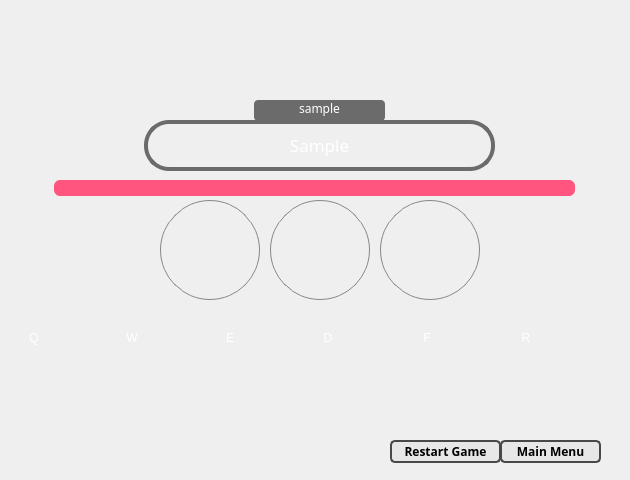
    <widget class="QWidget" name="page_1_in_game">
     <widget class="QFrame" name="frame_1">
      <property name="geometry">
       <rect>
        <x>0</x>
        <y>250</y>
        <width>621</width>
        <height>221</height>
       </rect>
      </property>
      <property name="frameShape">
       <enum>QFrame::NoFrame</enum>
      </property>
      <property name="frameShadow">
       <enum>QFrame::Raised</enum>
      </property>
      <widget class="QLabel" name="label_skills">
       <property name="geometry">
        <rect>
         <x>10</x>
         <y>70</y>
         <width>601</width>
         <height>151</height>
        </rect>
       </property>
       <property name="styleSheet">
        <string notr="true">background-color: rgb(0,0,0,0);</string>
       </property>
       <property name="text">
        <string/>
       </property>
       <property name="pixmap">
        <pixmap resource="pic.qrc">:/image/skills1.png</pixmap>
       </property>
       <property name="scaledContents">
        <bool>false</bool>
       </property>
      </widget>
      <widget class="QPushButton" name="pushButton_restart_game">
       <property name="geometry">
        <rect>
         <x>390</x>
         <y>190</y>
         <width>111</width>
         <height>23</height>
        </rect>
       </property>
       <property name="font">
        <font>
         <family>Lucida Sans</family>
         <pointsize>9</pointsize>
         <weight>75</weight>
         <bold>true</bold>
        </font>
       </property>
       <property name="cursor">
        <cursorShape>PointingHandCursor</cursorShape>
       </property>
       <property name="contextMenuPolicy">
        <enum>Qt::NoContextMenu</enum>
       </property>
       <property name="styleSheet">
        <string notr="true">QPushButton{
background-color: rgb(231, 231, 231);
border:2px solid #484848;
border-radius:5px;
}
QPushButton:hover
{
background-color:  rgb(201, 244, 255);
border:2px solid #484848;
border-radius:5px;
}



</string>
       </property>
       <property name="text">
        <string>Restart Game</string>
       </property>
      </widget>
      <widget class="QPushButton" name="pushButton_main_menu">
       <property name="geometry">
        <rect>
         <x>500</x>
         <y>190</y>
         <width>101</width>
         <height>23</height>
        </rect>
       </property>
       <property name="font">
        <font>
         <family>Lucida Sans</family>
         <pointsize>9</pointsize>
         <weight>75</weight>
         <bold>true</bold>
        </font>
       </property>
       <property name="cursor">
        <cursorShape>PointingHandCursor</cursorShape>
       </property>
       <property name="contextMenuPolicy">
        <enum>Qt::NoContextMenu</enum>
       </property>
       <property name="styleSheet">
        <string notr="true">QPushButton{
background-color: rgb(231, 231, 231);
border:2px solid #484848;
border-radius:5px;
}
QPushButton:hover
{
background-color:  rgb(201, 244, 255);
border:2px solid #484848;
border-radius:5px;
}



</string>
       </property>
       <property name="text">
        <string>Main Menu</string>
       </property>
       <property name="checkable">
        <bool>false</bool>
       </property>
       <property name="checked">
        <bool>false</bool>
       </property>
      </widget>
      <widget class="QLabel" name="label_spell1">
       <property name="geometry">
        <rect>
         <x>330</x>
         <y>92</y>
         <width>72</width>
         <height>74</height>
        </rect>
       </property>
       <property name="sizePolicy">
        <sizepolicy hsizetype="Preferred" vsizetype="Preferred">
         <horstretch>0</horstretch>
         <verstretch>0</verstretch>
        </sizepolicy>
       </property>
       <property name="styleSheet">
        <string notr="true">border: 0px</string>
       </property>
       <property name="text">
        <string/>
       </property>
       <property name="pixmap">
        <pixmap resource="pic.qrc">:/image/skills2.png</pixmap>
       </property>
       <property name="scaledContents">
        <bool>true</bool>
       </property>
       <property name="textInteractionFlags">
        <set>Qt::LinksAccessibleByMouse</set>
       </property>
      </widget>
      <widget class="QLabel" name="label_spell2">
       <property name="geometry">
        <rect>
         <x>429</x>
         <y>92</y>
         <width>72</width>
         <height>74</height>
        </rect>
       </property>
       <property name="sizePolicy">
        <sizepolicy hsizetype="Preferred" vsizetype="Preferred">
         <horstretch>0</horstretch>
         <verstretch>0</verstretch>
        </sizepolicy>
       </property>
       <property name="styleSheet">
        <string notr="true">border: 0px</string>
       </property>
       <property name="text">
        <string/>
       </property>
       <property name="pixmap">
        <pixmap resource="pic.qrc">:/image/skills2.png</pixmap>
       </property>
       <property name="scaledContents">
        <bool>true</bool>
       </property>
       <property name="textInteractionFlags">
        <set>Qt::LinksAccessibleByMouse</set>
       </property>
      </widget>
      <widget class="QLabel" name="label_Q">
       <property name="geometry">
        <rect>
         <x>26</x>
         <y>80</y>
         <width>16</width>
         <height>16</height>
        </rect>
       </property>
       <property name="styleSheet">
        <string notr="true">font: 75 9pt &quot;Microsoft YaHei UI&quot;;
border: 0px;
color: rgb(255, 255, 255 );
background-color: rgb(0,0,0,0);</string>
       </property>
       <property name="text">
        <string>Q</string>
       </property>
       <property name="textFormat">
        <enum>Qt::PlainText</enum>
       </property>
       <property name="alignment">
        <set>Qt::AlignCenter</set>
       </property>
      </widget>
      <widget class="QLabel" name="label_W">
       <property name="geometry">
        <rect>
         <x>124</x>
         <y>80</y>
         <width>16</width>
         <height>16</height>
        </rect>
       </property>
       <property name="styleSheet">
        <string notr="true">font: 75 9pt &quot;Microsoft YaHei UI&quot;;
border: 0px;
color: rgb(255, 255, 255 );
background-color: rgb(0,0,0,0);</string>
       </property>
       <property name="text">
        <string>W</string>
       </property>
       <property name="textFormat">
        <enum>Qt::PlainText</enum>
       </property>
       <property name="alignment">
        <set>Qt::AlignCenter</set>
       </property>
      </widget>
      <widget class="QLabel" name="label_E">
       <property name="geometry">
        <rect>
         <x>222</x>
         <y>80</y>
         <width>16</width>
         <height>16</height>
        </rect>
       </property>
       <property name="styleSheet">
        <string notr="true">font: 75 9pt &quot;Microsoft YaHei UI&quot;;
border: 0px;
color: rgb(255, 255, 255 );
background-color: rgb(0,0,0,0);</string>
       </property>
       <property name="text">
        <string>E</string>
       </property>
       <property name="textFormat">
        <enum>Qt::PlainText</enum>
       </property>
       <property name="alignment">
        <set>Qt::AlignCenter</set>
       </property>
      </widget>
      <widget class="QLabel" name="label_R">
       <property name="geometry">
        <rect>
         <x>518</x>
         <y>80</y>
         <width>16</width>
         <height>16</height>
        </rect>
       </property>
       <property name="styleSheet">
        <string notr="true">font: 75 9pt &quot;Microsoft YaHei UI&quot;;
border: 0px;
color: rgb(255, 255, 255 );
background-color: rgb(0,0,0,0);</string>
       </property>
       <property name="text">
        <string>R</string>
       </property>
       <property name="textFormat">
        <enum>Qt::PlainText</enum>
       </property>
       <property name="alignment">
        <set>Qt::AlignCenter</set>
       </property>
      </widget>
      <widget class="QLabel" name="label_D">
       <property name="geometry">
        <rect>
         <x>320</x>
         <y>80</y>
         <width>16</width>
         <height>16</height>
        </rect>
       </property>
       <property name="sizePolicy">
        <sizepolicy hsizetype="Fixed" vsizetype="Fixed">
         <horstretch>0</horstretch>
         <verstretch>0</verstretch>
        </sizepolicy>
       </property>
       <property name="styleSheet">
        <string notr="true">font: 75 9pt &quot;Microsoft YaHei UI&quot;;
border: 0px;
color: rgb(255, 255, 255 );
background-color: rgb(0,0,0,0);</string>
       </property>
       <property name="text">
        <string>D</string>
       </property>
       <property name="textFormat">
        <enum>Qt::PlainText</enum>
       </property>
       <property name="alignment">
        <set>Qt::AlignCenter</set>
       </property>
      </widget>
      <widget class="QLabel" name="label_F">
       <property name="geometry">
        <rect>
         <x>419</x>
         <y>80</y>
         <width>16</width>
         <height>16</height>
        </rect>
       </property>
       <property name="sizePolicy">
        <sizepolicy hsizetype="Fixed" vsizetype="Fixed">
         <horstretch>0</horstretch>
         <verstretch>0</verstretch>
        </sizepolicy>
       </property>
       <property name="styleSheet">
        <string notr="true">font: 75 9pt &quot;Microsoft YaHei UI&quot;;
border: 0px;
color: rgb(255, 255, 255 );
background-color: rgb(0,0,0,0);</string>
       </property>
       <property name="text">
        <string>F</string>
       </property>
       <property name="textFormat">
        <enum>Qt::PlainText</enum>
       </property>
       <property name="alignment">
        <set>Qt::AlignCenter</set>
       </property>
      </widget>
      <zorder>label_spell2</zorder>
      <zorder>label_spell1</zorder>
      <zorder>label_skills</zorder>
      <zorder>pushButton_restart_game</zorder>
      <zorder>pushButton_main_menu</zorder>
      <zorder>label_Q</zorder>
      <zorder>label_W</zorder>
      <zorder>label_E</zorder>
      <zorder>label_R</zorder>
      <zorder>label_D</zorder>
      <zorder>label_F</zorder>
     </widget>
     <widget class="QLabel" name="label_Cir_3">
      <property name="geometry">
       <rect>
        <x>160</x>
        <y>200</y>
        <width>100</width>
        <height>100</height>
       </rect>
      </property>
      <property name="styleSheet">
       <string notr="true"/>
      </property>
      <property name="frameShadow">
       <enum>QFrame::Plain</enum>
      </property>
      <property name="textFormat">
       <enum>Qt::RichText</enum>
      </property>
      <property name="scaledContents">
       <bool>true</bool>
      </property>
      <property name="margin">
       <number>1</number>
      </property>
     </widget>
     <widget class="QLabel" name="label_Cir_2">
      <property name="geometry">
       <rect>
        <x>270</x>
        <y>200</y>
        <width>100</width>
        <height>100</height>
       </rect>
      </property>
      <property name="styleSheet">
       <string notr="true"/>
      </property>
      <property name="frameShadow">
       <enum>QFrame::Plain</enum>
      </property>
      <property name="textFormat">
       <enum>Qt::RichText</enum>
      </property>
      <property name="scaledContents">
       <bool>true</bool>
      </property>
      <property name="margin">
       <number>1</number>
      </property>
     </widget>
     <widget class="QLabel" name="label_Cir_2_Margin">
      <property name="geometry">
       <rect>
        <x>270</x>
        <y>200</y>
        <width>100</width>
        <height>100</height>
       </rect>
      </property>
      <property name="styleSheet">
       <string notr="true">background-color:rgb(0,0,0, 0);

border:1px rgb(135, 135, 135);

border-style: solid;

border-radius: 50px;



</string>
      </property>
      <property name="frameShadow">
       <enum>QFrame::Plain</enum>
      </property>
      <property name="scaledContents">
       <bool>true</bool>
      </property>
      <property name="margin">
       <number>1</number>
      </property>
     </widget>
     <widget class="QLabel" name="label_Cir_1">
      <property name="geometry">
       <rect>
        <x>380</x>
        <y>200</y>
        <width>100</width>
        <height>100</height>
       </rect>
      </property>
      <property name="styleSheet">
       <string notr="true"/>
      </property>
      <property name="frameShadow">
       <enum>QFrame::Plain</enum>
      </property>
      <property name="textFormat">
       <enum>Qt::RichText</enum>
      </property>
      <property name="scaledContents">
       <bool>false</bool>
      </property>
      <property name="margin">
       <number>1</number>
      </property>
     </widget>
     <widget class="QLabel" name="label_Cir_1_Margin">
      <property name="geometry">
       <rect>
        <x>380</x>
        <y>200</y>
        <width>100</width>
        <height>100</height>
       </rect>
      </property>
      <property name="styleSheet">
       <string notr="true">background-color:rgb(0,0,0, 0);

border:1px rgb(135, 135, 135);

border-style: solid;

border-radius: 50px;



</string>
      </property>
      <property name="frameShadow">
       <enum>QFrame::Plain</enum>
      </property>
      <property name="scaledContents">
       <bool>true</bool>
      </property>
      <property name="margin">
       <number>1</number>
      </property>
     </widget>
     <widget class="QFrame" name="frame_tip">
      <property name="geometry">
       <rect>
        <x>34</x>
        <y>70</y>
        <width>561</width>
        <height>131</height>
       </rect>
      </property>
      <property name="styleSheet">
       <string notr="true">border:0px ;
background-color: rgb(0,0,0,0);</string>
      </property>
      <property name="frameShape">
       <enum>QFrame::StyledPanel</enum>
      </property>
      <property name="frameShadow">
       <enum>QFrame::Raised</enum>
      </property>
      <widget class="QLabel" name="label_instruction">
       <property name="geometry">
        <rect>
         <x>220</x>
         <y>30</y>
         <width>131</width>
         <height>21</height>
        </rect>
       </property>
       <property name="font">
        <font>
         <family>Arial Black</family>
        </font>
       </property>
       <property name="styleSheet">
        <string notr="true">background-color: rgb(107, 107, 107);	
border-style: solid;
color: rgb(255, 255, 255);
border-radius: 4px;</string>
       </property>
       <property name="text">
        <string>&lt;html&gt;&lt;head/&gt;&lt;body&gt;&lt;p&gt;sample&lt;br/&gt;&lt;/p&gt;&lt;/body&gt;&lt;/html&gt;</string>
       </property>
       <property name="alignment">
        <set>Qt::AlignHCenter|Qt::AlignTop</set>
       </property>
      </widget>
      <widget class="XLabel" name="label_instruction_2">
       <property name="enabled">
        <bool>true</bool>
       </property>
       <property name="geometry">
        <rect>
         <x>110</x>
         <y>50</y>
         <width>351</width>
         <height>51</height>
        </rect>
       </property>
       <property name="font">
        <font>
         <family>Arial Black</family>
         <pointsize>13</pointsize>
         <weight>50</weight>
         <bold>false</bold>
        </font>
       </property>
       <property name="styleSheet">
        <string notr="true">color: rgb(255, 255, 255);
border-style: solid;
border:4px solid rgb(107, 107, 107);
border-radius: 25px;</string>
       </property>
       <property name="frameShadow">
        <enum>QFrame::Plain</enum>
       </property>
       <property name="text">
        <string>&lt;html&gt;&lt;head/&gt;&lt;body&gt;&lt;p&gt;Sample&lt;/p&gt;&lt;/body&gt;&lt;/html&gt;</string>
       </property>
       <property name="scaledContents">
        <bool>false</bool>
       </property>
       <property name="alignment">
        <set>Qt::AlignCenter</set>
       </property>
      </widget>
      <widget class="QProgressBar" name="progressBar">
       <property name="geometry">
        <rect>
         <x>20</x>
         <y>110</y>
         <width>521</width>
         <height>16</height>
        </rect>
       </property>
       <property name="styleSheet">
        <string notr="true">QProgressBar{
            border: none;  
            text-align: center;
            background: rgb(0, 0, 0,0); 
            border-radius:6px;
} 
QProgressBar::chunk {
			
			background: rgb(255, 85, 127);       
            border-radius:6px;
}</string>
       </property>
       <property name="maximum">
        <number>510</number>
       </property>
       <property name="value">
        <number>510</number>
       </property>
       <property name="textVisible">
        <bool>false</bool>
       </property>
      </widget>
     </widget>
     <widget class="QLabel" name="label_Cir_3_Margin">
      <property name="geometry">
       <rect>
        <x>160</x>
        <y>200</y>
        <width>100</width>
        <height>100</height>
       </rect>
      </property>
      <property name="styleSheet">
       <string notr="true">background-color:rgb(0,0,0, 0);

border:1px rgb(135, 135, 135);

border-style: solid;

border-radius: 50px;



</string>
      </property>
      <property name="frameShadow">
       <enum>QFrame::Plain</enum>
      </property>
      <property name="scaledContents">
       <bool>true</bool>
      </property>
      <property name="margin">
       <number>1</number>
      </property>
     </widget>
    </widget>
